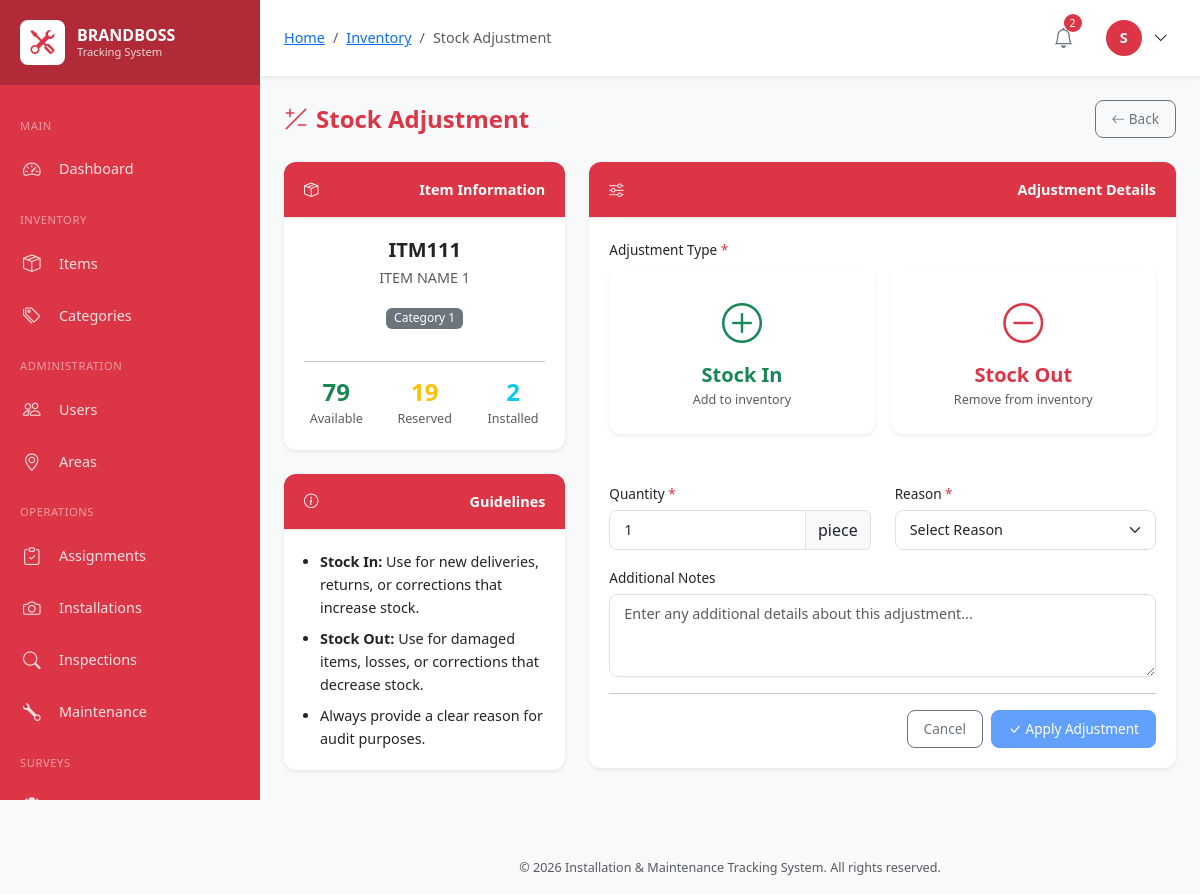
The app's page /modules/inventory/stock.php?id=1 (signed in) with its own data.
### tables this page shows
CREATE TABLE `users` (
  `id` int(10) UNSIGNED NOT NULL,
  `employee_id` varchar(50) NOT NULL,
  `username` varchar(100) NOT NULL,
  `password` varchar(255) NOT NULL,
  `email` varchar(150) NOT NULL,
  `full_name` varchar(200) NOT NULL,
  `phone` varchar(20) DEFAULT NULL,
  `role` enum('super_admin','user_1','user_2','user_3','user_4') NOT NULL,
  `profile_image` varchar(255) DEFAULT NULL,
  `status` enum('active','inactive','suspended') DEFAULT 'active',
  `last_login` datetime DEFAULT NULL,
  `created_by` int(10) UNSIGNED DEFAULT NULL,
  `created_at` timestamp NOT NULL DEFAULT current_timestamp(),
  `updated_at` timestamp NOT NULL DEFAULT current_timestamp() ON UPDATE current_timestamp()
);

CREATE TABLE `inventory_items` (
  `id` int(10) UNSIGNED NOT NULL,
  `item_code` varchar(50) NOT NULL,
  `item_name` varchar(200) NOT NULL,
  `category_id` int(10) UNSIGNED NOT NULL,
  `description` text DEFAULT NULL,
  `unit` varchar(50) DEFAULT 'piece',
  `quantity_available` int(10) UNSIGNED DEFAULT 0,
  `quantity_reserved` int(10) UNSIGNED DEFAULT 0,
  `quantity_installed` int(10) UNSIGNED DEFAULT 0,
  `reorder_level` int(10) UNSIGNED DEFAULT 10,
  `unit_cost` decimal(12,2) DEFAULT 0.00,
  `status` enum('active','inactive','discontinued') DEFAULT 'active',
  `created_by` int(10) UNSIGNED NOT NULL,
  `created_at` timestamp NOT NULL DEFAULT current_timestamp(),
  `updated_at` timestamp NOT NULL DEFAULT current_timestamp() ON UPDATE current_timestamp()
);

CREATE TABLE `item_categories` (
  `id` int(10) UNSIGNED NOT NULL,
  `category_name` varchar(150) NOT NULL,
  `description` text DEFAULT NULL,
  `status` enum('active','inactive') DEFAULT 'active',
  `created_at` timestamp NOT NULL DEFAULT current_timestamp(),
  `updated_at` timestamp NOT NULL DEFAULT current_timestamp() ON UPDATE current_timestamp()
);

### modules/inventory/stock.php (the view, shortened to what the rows shown need)
<?php
require_once '../../includes/header.php';
$db = Database::getInstance();
$errors = [];
$itemId = intval($_GET['id'] ?? $_POST['item_id'] ?? 0);
$item = $db->fetch(
    "SELECT i.*, c.category_name
     FROM inventory_items i
     LEFT JOIN item_categories c ON i.category_id = c.id
     WHERE i.id = ?",
    [$itemId]
);
?>
<div class="d-flex justify-content-between align-items-center mb-4">
    <h1 class="page-title mb-0">
        <i class="bi bi-plus-slash-minus me-2"></i>Stock Adjustment
    </h1>
</div>
<div class="row">
    <div class="col-lg-4 mb-4">
        <div class="card">
            <div class="card-body text-center">
                <h5 class="mb-1"><?php echo clean($item['item_code']); ?></h5>
                <p class="text-muted mb-3"><?php echo clean($item['item_name']); ?></p>
                <span class="badge bg-secondary mb-3"><?php echo clean($item['category_name']); ?></span>
                <hr>
                <div class="row text-center">
                    <div class="col-4">
                        <h4 class="text-success mb-0"><?php echo number_format($item['quantity_available']); ?></h4>
                        <small class="text-muted">Available</small>
                    </div>
                    <div class="col-4">
                        <h4 class="text-warning mb-0"><?php echo number_format($item['quantity_reserved']); ?></h4>
                        <small class="text-muted">Reserved</small>
                    </div>
                    <div class="col-4">
                        <h4 class="text-info mb-0"><?php echo number_format($item['quantity_installed']); ?></h4>
                        <small class="text-muted">Installed</small>
                    </div>
                </div>
            </div>
        </div>
    </div>
    <div class="col-lg-8 mb-4">
        <div class="card">
            <div class="card-body">
                <form method="POST" action="" id="adjustmentForm">
                    <div class="row">
                        <div class="col-md-6 mb-3">
                            <div class="input-group">
                                <input type="number" class="form-control form-control-lg <?php echo isset($errors['quantity']) ? 'is-invalid' : ''; ?>"
                                       id="quantity" name="quantity"
                                       value="<?php echo intval($_POST['quantity'] ?? 1); ?>"
                                       min="1" max="<?php echo $item['quantity_available'] + 100000; ?>" required>
                                <span class="input-group-text"><?php echo clean($item['unit']); ?></span>
                            </div>
                        </div>
                    </div>
                </form>
            </div>
        </div>
    </div>
</div>
<?php
require_once '../../includes/footer.php';
?>

### includes/header.php (shortened to what the rows shown need)
<?php
require_once __DIR__ . '/../classes/Database.php';
require_once __DIR__ . '/../classes/Auth.php';
require_once __DIR__ . '/helpers.php';
$auth = Auth::getInstance();
$auth->requireAuth();
$currentUser = $auth->user();
?>
<!DOCTYPE html>
<html lang="en">
<head>
    <link href="https://cdn.jsdelivr.net/npm/bootstrap@5.3.2/dist/css/bootstrap.min.css" rel="stylesheet">
    <link href="https://cdn.jsdelivr.net/npm/bootstrap-icons@1.11.1/font/bootstrap-icons.css" rel="stylesheet">
    <link href="https://cdn.datatables.net/1.13.6/css/dataTables.bootstrap5.min.css" rel="stylesheet">
    <link href="<?php echo APP_URL; ?>/assets/css/style.css" rel="stylesheet">
    <link href="https://unpkg.com/leaflet@1.9.4/dist/leaflet.css" rel="stylesheet">
</head>
<body>
    <main class="main-content">
        <header class="top-navbar">
            <div class="navbar-right">
                <div class="dropdown user-dropdown">
                    <button class="user-btn" data-bs-toggle="dropdown">
                        <div class="user-avatar">
                            <?php echo strtoupper(substr($currentUser['full_name'], 0, 1)); ?>
                        </div>
                        <i class="bi bi-chevron-down ms-1"></i>
                    </button>
                </div>
            </div>
        </header>
        <div class="content-area">

### records on screen
users: full_name "S"
inventory_items: item_code "ITM111", item_name "ITEM NAME 1", category.category_name "Category 1", quantity_available "79", quantity_reserved "19", quantity_installed "2", unit "piece"

### other values on screen
$crumb['title'] "Inventory"
$crumb['title'] "Stock Adjustment"
$notificationCount "2"
APP_NAME "Installation & Maintenance Tracking System"
